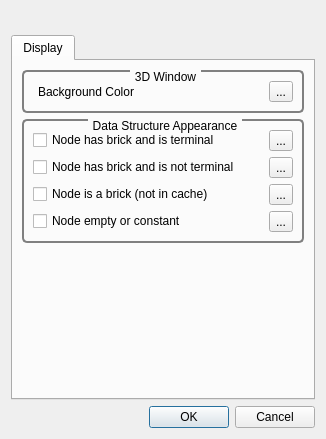
<?xml version="1.0" encoding="UTF-8"?>
<ui version="4.0">
 <class>GvvQPreferencesDialog</class>
 <widget class="QDialog" name="GvvQPreferencesDialog">
  <property name="geometry">
   <rect>
    <x>0</x>
    <y>0</y>
    <width>326</width>
    <height>439</height>
   </rect>
  </property>
  <property name="windowTitle">
   <string>Preferences</string>
  </property>
  <property name="styleSheet">
   <string>QGroupBox
{
     background-color: qlineargradient(x1: 0, y1: 0, x2: 0, y2: 1,
                                       stop: 0 #E0E0E0, stop: 1 #FFFFFF);
     border: 2px solid gray;
     border-radius: 5px;
     margin-top: 1ex; /* leave space at the top for the title */
 }

 QGroupBox::title
{
	 subcontrol-origin: margin;
     subcontrol-position: top center; /* position at the top center */
     padding: 0 3px;
     /*background-color: qlineargradient(x1: 0, y1: 0, x2: 0, y2: 1,
                                       stop: 0 #DDDDDD, stop: 1 #FFFFFF);*/
     border-radius: 3px;     
 }

QLabel
{
	border-radius: 4px;
	padding: 2px;
 }
</string>
  </property>
  <layout class="QVBoxLayout" name="verticalLayout_2">
   <item>
    <widget class="QLabel" name="label">
     <property name="text">
      <string/>
     </property>
     <property name="pixmap">
      <pixmap resource="resources.qrc">:/icons/Icons/GigaVoxelsLogo_div2.png</pixmap>
     </property>
     <property name="scaledContents">
      <bool>true</bool>
     </property>
    </widget>
   </item>
   <item>
    <widget class="QTabWidget" name="mSettingsTabs">
     <property name="autoFillBackground">
      <bool>true</bool>
     </property>
     <property name="currentIndex">
      <number>0</number>
     </property>
     <widget class="QWidget" name="mDisplayTab">
      <attribute name="title">
       <string>Display</string>
      </attribute>
      <layout class="QVBoxLayout" name="verticalLayout">
       <item>
        <widget class="QGroupBox" name="mUnitsFormatGroup">
         <property name="title">
          <string>3D Window</string>
         </property>
         <layout class="QHBoxLayout" name="horizontalLayout">
          <item>
           <widget class="QLabel" name="labelPositionFormatCombo">
            <property name="text">
             <string>Background Color</string>
            </property>
           </widget>
          </item>
          <item>
           <spacer name="horizontalSpacer">
            <property name="orientation">
             <enum>Qt::Horizontal</enum>
            </property>
            <property name="sizeHint" stdset="0">
             <size>
              <width>136</width>
              <height>20</height>
             </size>
            </property>
           </spacer>
          </item>
          <item>
           <widget class="QToolButton" name="_3DWindowBackgroundColorToolButton">
            <property name="text">
             <string>...</string>
            </property>
            <property name="icon">
             <iconset resource="resources.qrc">
              <normaloff>:/icons/Icons/Colors.png</normaloff>:/icons/Icons/Colors.png</iconset>
            </property>
           </widget>
          </item>
         </layout>
        </widget>
       </item>
       <item>
        <widget class="QGroupBox" name="groupBox">
         <property name="title">
          <string>Data Structure Appearance</string>
         </property>
         <layout class="QGridLayout" name="gridLayout">
          <item row="0" column="0" colspan="2">
           <widget class="QCheckBox" name="_nodeHasBrickTerminalCheckBox">
            <property name="text">
             <string>Node has brick and is terminal</string>
            </property>
           </widget>
          </item>
          <item row="0" column="3">
           <spacer name="horizontalSpacer_2">
            <property name="orientation">
             <enum>Qt::Horizontal</enum>
            </property>
            <property name="sizeHint" stdset="0">
             <size>
              <width>40</width>
              <height>20</height>
             </size>
            </property>
           </spacer>
          </item>
          <item row="0" column="4">
           <widget class="QToolButton" name="_nodeHasBrickTerminalColorToolButton">
            <property name="text">
             <string>...</string>
            </property>
            <property name="icon">
             <iconset resource="resources.qrc">
              <normaloff>:/icons/Icons/Colors.png</normaloff>:/icons/Icons/Colors.png</iconset>
            </property>
           </widget>
          </item>
          <item row="1" column="0" colspan="3">
           <widget class="QCheckBox" name="_nodeHasBrickNotTerminalCheckBox">
            <property name="text">
             <string>Node has brick and is not terminal</string>
            </property>
           </widget>
          </item>
          <item row="1" column="3">
           <spacer name="horizontalSpacer_3">
            <property name="orientation">
             <enum>Qt::Horizontal</enum>
            </property>
            <property name="sizeHint" stdset="0">
             <size>
              <width>40</width>
              <height>20</height>
             </size>
            </property>
           </spacer>
          </item>
          <item row="1" column="4">
           <widget class="QToolButton" name="_nodeHasBrickNotTerminalColorToolButton">
            <property name="text">
             <string>...</string>
            </property>
            <property name="icon">
             <iconset resource="resources.qrc">
              <normaloff>:/icons/Icons/Colors.png</normaloff>:/icons/Icons/Colors.png</iconset>
            </property>
           </widget>
          </item>
          <item row="2" column="0" colspan="2">
           <widget class="QCheckBox" name="_nodeIsBrickNotInCacheCheckBox">
            <property name="text">
             <string>Node is a brick (not in cache)</string>
            </property>
           </widget>
          </item>
          <item row="2" column="2" colspan="2">
           <spacer name="horizontalSpacer_4">
            <property name="orientation">
             <enum>Qt::Horizontal</enum>
            </property>
            <property name="sizeHint" stdset="0">
             <size>
              <width>59</width>
              <height>20</height>
             </size>
            </property>
           </spacer>
          </item>
          <item row="2" column="4">
           <widget class="QToolButton" name="_nodeIsBrickNotInCacheColorToolButton">
            <property name="text">
             <string>...</string>
            </property>
            <property name="icon">
             <iconset resource="resources.qrc">
              <normaloff>:/icons/Icons/Colors.png</normaloff>:/icons/Icons/Colors.png</iconset>
            </property>
           </widget>
          </item>
          <item row="3" column="0">
           <widget class="QCheckBox" name="_nodeEmptyOrConstantCheckBox">
            <property name="text">
             <string>Node empty or constant</string>
            </property>
           </widget>
          </item>
          <item row="3" column="1" colspan="3">
           <spacer name="horizontalSpacer_5">
            <property name="orientation">
             <enum>Qt::Horizontal</enum>
            </property>
            <property name="sizeHint" stdset="0">
             <size>
              <width>85</width>
              <height>20</height>
             </size>
            </property>
           </spacer>
          </item>
          <item row="3" column="4">
           <widget class="QToolButton" name="_nodeEmptyOrConstantColorToolButton">
            <property name="text">
             <string>...</string>
            </property>
            <property name="icon">
             <iconset resource="resources.qrc">
              <normaloff>:/icons/Icons/Colors.png</normaloff>:/icons/Icons/Colors.png</iconset>
            </property>
           </widget>
          </item>
         </layout>
        </widget>
       </item>
       <item>
        <spacer>
         <property name="orientation">
          <enum>Qt::Vertical</enum>
         </property>
         <property name="sizeHint" stdset="0">
          <size>
           <width>20</width>
           <height>0</height>
          </size>
         </property>
        </spacer>
       </item>
      </layout>
     </widget>
    </widget>
   </item>
   <item>
    <widget class="QDialogButtonBox" name="mDialogButtons">
     <property name="standardButtons">
      <set>QDialogButtonBox::Cancel|QDialogButtonBox::Ok</set>
     </property>
    </widget>
   </item>
  </layout>
 </widget>
 <tabstops>
  <tabstop>mDialogButtons</tabstop>
  <tabstop>mSettingsTabs</tabstop>
 </tabstops>
 <resources>
  <include location="resources.qrc"/>
 </resources>
 <connections>
  <connection>
   <sender>mDialogButtons</sender>
   <signal>accepted()</signal>
   <receiver>GvvQPreferencesDialog</receiver>
   <slot>accept()</slot>
   <hints>
    <hint type="sourcelabel">
     <x>469</x>
     <y>469</y>
    </hint>
    <hint type="destinationlabel">
     <x>157</x>
     <y>274</y>
    </hint>
   </hints>
  </connection>
  <connection>
   <sender>mDialogButtons</sender>
   <signal>rejected()</signal>
   <receiver>GvvQPreferencesDialog</receiver>
   <slot>reject()</slot>
   <hints>
    <hint type="sourcelabel">
     <x>469</x>
     <y>469</y>
    </hint>
    <hint type="destinationlabel">
     <x>286</x>
     <y>274</y>
    </hint>
   </hints>
  </connection>
 </connections>
</ui>
